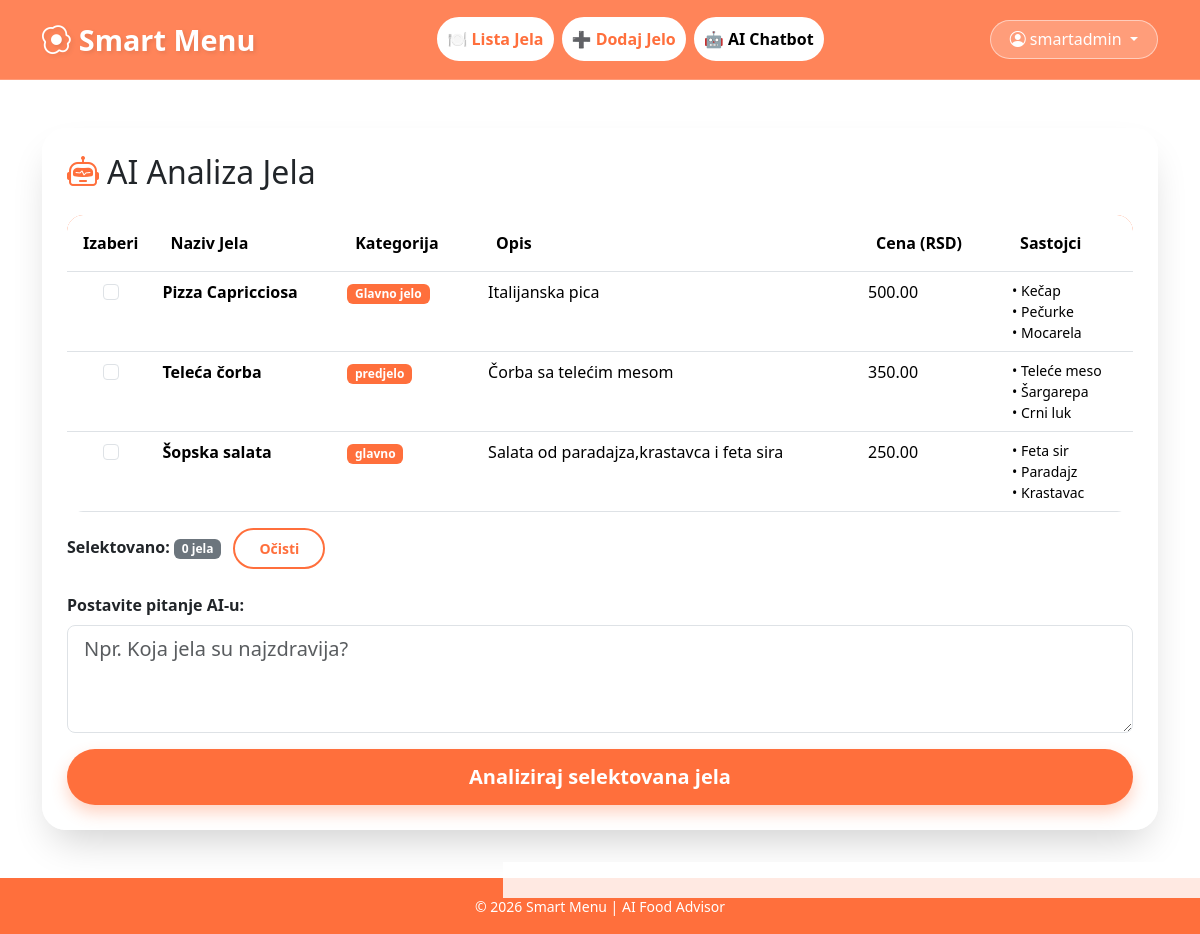
/ai/ (signed in), run on the app's committed database.
### smart_menu_app/models.py (models this page shows, shortened)
class Jelo(models.Model):
    naziv_jela = models.CharField(max_length=255)
    opis = models.TextField()
    kategorija = models.CharField(max_length=50)
    cena = models.DecimalField(max_digits=8, decimal_places=2)
    dostupno = models.BooleanField(default=True)
    sastojci = models.ManyToManyField(Sastojak, related_name="jela")  # ← OVO je ključno

class Sastojak(models.Model):
    naziv_sastojka = models.CharField(max_length=255)
    alergen = models.BooleanField(default=False)
    tip = models.CharField(max_length=50)

### smart_menu_app/views.py (the view, shortened to what this page needs)
# urls.py: path('ai/', views.ai, name='ai'),
@login_required
def ai(request):
    jela = Jelo.objects.all()
    odgovori = {}
    return render(request, 'smart_menu_app/ai.html', {
        'jela': jela,
        'odgovori': odgovori
    })

### SmartMenu/smart_menu_app/templates/smart_menu_app/ai.html (shortened to what this page needs)
<!DOCTYPE html>
<html lang="en">
<head>
    <link href="https://cdn.jsdelivr.net/npm/bootstrap@5.3.2/dist/css/bootstrap.min.css" rel="stylesheet">
    <link rel="stylesheet" href="https://cdn.jsdelivr.net/npm/bootstrap-icons@1.11.0/font/bootstrap-icons.css">
</head>
<body>
<nav class="navbar navbar-expand-lg navbar-custom">
    <div class="container">
        <a class="navbar-brand" href="{% url 'lista_jela' %}">
            <i class="bi bi-egg-fried me-2"></i>Smart Menu
        </a>
        <div class="collapse navbar-collapse" id="navbarNav">
            <ul class="navbar-nav mx-auto gap-2">
                <li class="nav-item">
                    <a class="nav-link nav-btn" href="{% url 'lista_jela' %}">🍽️ Lista Jela</a>
                </li>
                <li class="nav-item">
                    <a class="nav-link nav-btn" href="{% url 'dodaj_jelo' %}">➕ Dodaj Jelo</a>
                </li>
                <li class="nav-item">
                    <a class="nav-link nav-btn active" href="{% url 'ai' %}">🤖 AI Chatbot</a>
                </li>
            </ul>
            <div class="d-flex" id="userCorner">
                {% if user.is_authenticated %}
                <div class="dropdown">
                    <button class="btn user-btn dropdown-toggle" type="button" data-bs-toggle="dropdown">
                        <i class="bi bi-person-circle me-1"></i>{{ user.username }}
                    </button>
                </div>
                {% else %}
                <div class="d-flex gap-2">
                    <a href="{% url 'login' %}" class="btn user-btn"><i class="bi bi-box-arrow-in-right me-1"></i>Prijava</a>
                    <a href="{% url 'register' %}" class="btn user-btn"><i class="bi bi-person-plus me-1"></i>Registracija</a>
                </div>
                {% endif %}
            </div>
        </div>
    </div>
</nav>
<main class="container my-5 flex-grow-1">
    <div class="glass-card p-4">
        <h2 class="mb-4"><i class="bi bi-robot me-2" style="color: var(--primary);"></i>AI Analiza Jela</h2>
        <div class="table-responsive rounded-4">
            <table class="table table-custom mb-0">
                <thead>
                    <tr>
                        <th style="width: 40px;">Izaberi</th>
                        <th>Naziv Jela</th>
                        <th>Kategorija</th>
                        <th>Opis</th>
                        <th>Cena (RSD)</th>
                        <th>Sastojci</th>
                    </tr>
                </thead>
                <tbody id="jelaTableBody">
                    {% for jelo in jela %}
                    <tr id="row_{{ jelo.id }}" data-jelo-id="{{ jelo.id }}">
                        <td class="text-center">
                            <input type="checkbox" class="form-check-input select-checkbox jelo-checkbox"
                                   name="jela" value="{{ jelo.id }}" id="check_{{ jelo.id }}"
                                   onchange="toggleRowSelection(this, {{ jelo.id }})">
                        </td>
                        <td><strong>{{ jelo.naziv_jela }}</strong></td>
                        <td><span class="badge bg-primary-custom" style="background: var(--primary);">{{ jelo.kategorija }}</span></td>
                        <td>{{ jelo.opis|truncatechars:80 }}</td>
                        <td>{{ jelo.cena }}</td>
                        <td>
                            <div class="small">
                                {% for s in jelo.sastojci.all|slice:":3" %}
                                    • {{ s.naziv_sastojka }}<br>
                                {% empty %}
                                    Nema sastojaka
                                {% endfor %}
                            </div>
                        </td>
                    </tr>
                    {% empty %}
                    <tr><td colspan="6" class="text-center py-4">Nema unetih jela</td></tr>
                    {% endfor %}
                </tbody>
            </table>
        </div>
        <div class="d-flex justify-content-between align-items-center mt-3">
            <div>
                <span class="fw-bold">Selektovano: <span id="selectedCount" class="badge bg-secondary">0 jela</span></span>
                <button type="button" class="btn btn-outline-custom btn-sm ms-2" onclick="clearSelection()">Očisti</button>
            </div>
        </div>
        <form method="post" id="aiForm" class="mt-4">
            <div class="mb-3">
                <label for="pitanje" class="form-label fw-semibold">Postavite pitanje AI-u:</label>
                <textarea class="form-control form-control-lg" name="pitanje" id="pitanje" rows="3" required
                          placeholder="Npr. Koja jela su najzdravija?"></textarea>
            </div>
            <button type="submit" name="postavi_pitanje" class="btn btn-primary-custom btn-lg w-100">
            Analiziraj selektovana jela
            </button>
        </form>
    </div>
</main>
<footer class="text-center py-3">
    <div class="container">
        <small>© 2026 Smart Menu | AI Food Advisor</small>
    </div>
</footer>
</body>
</html>

### SmartMenu/smart_menu_app/templates/smart_menu_app/ai.html (style rules this page uses)
:root { --primary: #ff6f3c; --primary-dark: #e85d2c; --primary-light: #ff8a5c; --bg-dark: #1a1a1a; --glass-bg: rgba(255, 255, 255, 0.85); --text-dark: #2d2d2d; --text-soft: #5a5a5a; }
body { background-image: url("https://img.freepik.com/free-photo/top-view-fast-food-mix-mozzarella-sticks-club-sandwich-hamburger-mushroom-pizza-caesar-shrimp-salad-french-fries-ketchup-mayo-cheese-sauces-table_141793-3998.jpg?semt=ais_hybrid&w=740&q=80"); background-size: cover; background-attachment: fixed; font-family: 'Segoe UI', system-ui, sans-serif; min-height: 100vh; display: flex; flex-direction: column; }
.glass-card { background: var(--glass-bg); backdrop-filter: blur(12px); -webkit-backdrop-filter: blur(12px); border: 1px solid rgba(255, 255, 255, 0.3); border-radius: 24px; box-shadow: 0 20px 40px -12px rgba(0, 0, 0, 0.2); }
.navbar-custom { background: rgba(255, 111, 60, 0.85); backdrop-filter: blur(12px); -webkit-backdrop-filter: blur(12px); border-bottom: 1px solid rgba(255, 255, 255, 0.2); padding: 0.8rem 0; }
.navbar-brand { font-weight: 700; font-size: 1.8rem; color: white !important; text-shadow: 2px 2px 4px rgba(0,0,0,0.1); }
.nav-btn { background: white; color: var(--primary); border-radius: 40px; padding: 0.5rem 1.5rem; font-weight: 600; transition: all 0.3s; border: 2px solid white; }
.user-btn { background: rgba(255,255,255,0.2); color: white; border-radius: 40px; padding: 0.4rem 1.2rem; border: 1px solid rgba(255,255,255,0.5); transition: all 0.3s; }
.table-custom { background: white; border-radius: 16px; overflow: hidden; }
.table-custom thead { background: var(--primary); color: white; }
.table-custom th { font-weight: 600; padding: 1rem; }
.table-custom tbody tr { transition: all 0.2s; }
.btn-primary-custom { background: var(--primary); border: none; color: white; font-weight: 600; padding: 0.8rem 2rem; border-radius: 60px; box-shadow: 0 8px 16px rgba(255, 111, 60, 0.3); transition: all 0.3s; }
.btn-outline-custom { background: transparent; border: 2px solid var(--primary); color: var(--primary); border-radius: 60px; padding: 0.5rem 1.5rem; font-weight: 600; transition: all 0.3s; }
footer { background: var(--primary); color: white; margin-top: auto; }

### data on the page
Jelo: naziv_jela "Pizza Capricciosa", kategorija "Glavno jelo", opis "Italijanska pica", cena "500.00"
Sastojak: naziv_sastojka "Kečap"
Sastojak: naziv_sastojka "Pečurke"
Sastojak: naziv_sastojka "Mocarela"
Jelo: naziv_jela "Teleća čorba", kategorija "predjelo", opis "Čorba sa telećim mesom", cena "350.00"
Sastojak: naziv_sastojka "Teleće meso"
Sastojak: naziv_sastojka "Šargarepa"
Sastojak: naziv_sastojka "Crni luk"
Jelo: naziv_jela "Šopska salata", kategorija "glavno", opis "Salata od paradajza,krastavca i feta sira", cena "250.00"
Sastojak: naziv_sastojka "Feta sir"
Sastojak: naziv_sastojka "Paradajz"
Sastojak: naziv_sastojka "Krastavac"

### other printed values
{{ user.username }} "smartadmin"
